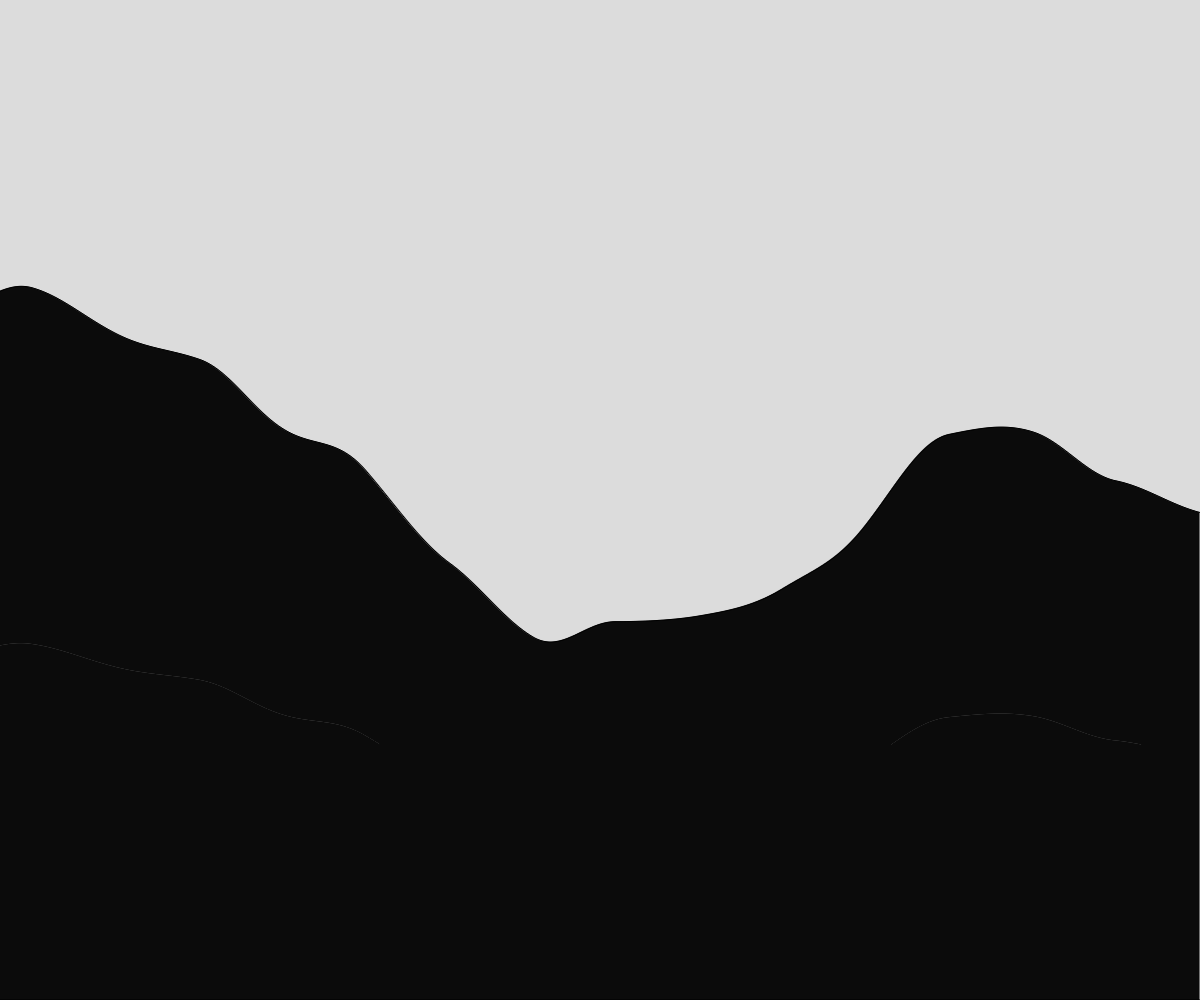
Frame 1 (no input)
Frame 60 (no input): identical to frame 1, image omitted
Frame 120 (the mouse pressed at the canvas centre since frame 60): identical to frame 1, image omitted

The p5.js sketch that drew this single still picture (run headless with seeded random() and noise() and a simulated clock; from frame 60 on, the mouse is pressed at the canvas centre):

// p5.js sketch
// ── sketch.js
// Terrain generation demo using perlin noise
// Katharine
// Oct 21, 2022
//
// Extra for Experts:
// - describe what you did to take this project "above and beyond"

let theHeights = [];
let startingLocation = 0;

function setup() {
  createCanvas(windowWidth, windowHeight);
  theHeights = generateHeights(20000);
}

function draw() {
  background(220);
  for (let  i = startingLocation; i < startingLocation + width; i++) {
    displayRect(i-startingLocation, theHeights[i], 1);
  }

  // move when key is pressed, gives background look of movement
  if (keyIsPressed) {
    startingLocation += 10; // += amount to make move faster
  }
}

function displayRect(x, rectHeight, rectWidth) {
  let y = height - rectHeight;
  rect(x, y, rectWidth, rectHeight);
}

function generateHeights(howMany) {
  let tempArray = [];  //need so if making multiple terrains if do something then dont need to get to end of heights array before see new array
  let time = random(10000);
  for (let i = 0; i < howMany; i++) {
    tempArray.push(noise(time) *height);
    time += 0.0015; // to make time less jagged make time += smaller value ie 0.001 vs jagged 0.01
  }
  return tempArray;
}
